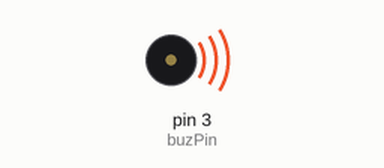
A sketch run on a simulated Arduino Uno, built with avr-gcc and run on an emulated ATmega328P. Shown: buzzer (waves = sounding).

Above: at 0.85 s.
At 39.2 s:
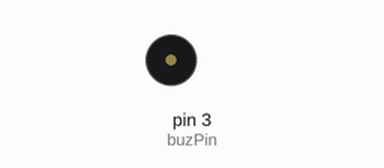
Timing chart, 0 to 40.0 s (numbered marks = the images above):
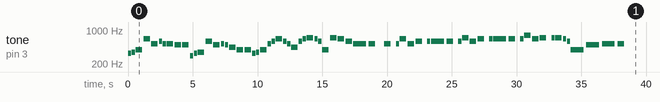

The sketch:

Lesson_44_passive_buzzer.ino
```cpp
#define NOTE_C4 262
#define NOTE_CS4 277
#define NOTE_D4 294
#define NOTE_DS4 311
#define NOTE_E4 330
#define NOTE_F4 349
#define NOTE_FS4 370
#define NOTE_GS4 41
#define NOTE_G4 392
#define NOTE_GS4 415
#define NOTE_A4 440
#define NOTE_AS4 466
#define NOTE_B4 494
#define NOTE_C5 523
#define NOTE_CS5 554
#define NOTE_D5 587
#define NOTE_DS5 622
#define NOTE_E5 659
#define NOTE_F5 698
#define NOTE_FS5 740
#define NOTE_G5 784
#define NOTE_GS5 831
#define NOTE_A5 880
#define NOTE_AS5 932
#define NOTE_B5 988
#define REST 0
// its a small world notes
int melody[] = {
  NOTE_E4, NOTE_F4, NOTE_G4, NOTE_E5,
  NOTE_C5, NOTE_D5, NOTE_C5, NOTE_C5,
  NOTE_B4, NOTE_B4, NOTE_D4,
  NOTE_E4, NOTE_F4, NOTE_D5, NOTE_B4,
  NOTE_C5, NOTE_B4, NOTE_A4, NOTE_G4,
  NOTE_G4, NOTE_E4, NOTE_F4,
  NOTE_G4, NOTE_C5, NOTE_D5, NOTE_E5,
  NOTE_D5, NOTE_C5, NOTE_A4, NOTE_D5,
  NOTE_E5, NOTE_F5, NOTE_E5,
  NOTE_D5, NOTE_G4, NOTE_F5, NOTE_E5,
  NOTE_D5, NOTE_C5, NOTE_C5, REST, NOTE_C5,
  REST, NOTE_C5, NOTE_E5,
  NOTE_C5, NOTE_D5, REST, NOTE_D5,
  NOTE_D5, NOTE_D5, REST, NOTE_D5,
  NOTE_F5, NOTE_D5, NOTE_E5, REST,
  NOTE_E5, NOTE_E5, NOTE_E5, REST,
  NOTE_E5, NOTE_G5, NOTE_E5, NOTE_F5,
  REST, NOTE_F5, NOTE_F5, NOTE_E5, NOTE_D5,
  NOTE_G4, NOTE_B4, NOTE_C5, NOTE_C5, REST
};
int noteDurations[] = {
  8, 8, 4, 4, 4, 8, 8, 4, 4, 4, 8, 8, 4, 4, 4, 8, 8,
  4, 4, 4, 8, 8, 4, 8, 8, 4, 8, 8, 4,
  8, 8, 4, 8, 8, 4, 4, 4, 4, 2, 4, 4, 4, 8, 8, 4, 4,
  4, 8, 8, 2, 4, 8, 8, 4, 4, 4, 8, 8,
  2, 4, 8, 8, 4, 4, 4, 8, 8, 4, 8, 8, 2, 2, 2, 4, 4
};
int buzPin = 3;
int note;

void setup() {
  pinMode(buzPin, OUTPUT);
  Serial.begin(115200);
  for (note = 0; note < sizeof(melody); note = note + 1) {
    tone(buzPin, melody[note], 2000 / noteDurations[note]);
    delay(2000 / noteDurations[note] * 1.2);
  }
}
void loop() {
  digitalWrite(buzPin, LOW);  //to quiet the buzzer after song
}
```

Measured:
- by itself, tone on pin 3 (buzPin): plays 330 Hz for 0.25 s, 349 Hz for 0.25 s, 392 Hz for 0.50 s, 659 Hz for 0.50 s, 523 Hz for 0.50 s, 587 Hz for 0.25 s … (67 notes in this stretch)
